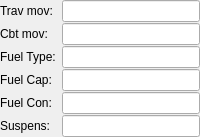
      <widget class="QWidget" name="movementWidget" native="true">
       <property name="sizePolicy">
        <sizepolicy hsizetype="Minimum" vsizetype="Minimum">
         <horstretch>0</horstretch>
         <verstretch>0</verstretch>
        </sizepolicy>
       </property>
       <layout class="QFormLayout" name="movementLayout">
        <property name="fieldGrowthPolicy">
         <enum>QFormLayout::ExpandingFieldsGrow</enum>
        </property>
        <property name="formAlignment">
         <set>Qt::AlignLeading|Qt::AlignLeft|Qt::AlignTop</set>
        </property>
        <property name="horizontalSpacing">
         <number>-1</number>
        </property>
        <property name="verticalSpacing">
         <number>1</number>
        </property>
        <property name="leftMargin">
         <number>0</number>
        </property>
        <property name="topMargin">
         <number>0</number>
        </property>
        <property name="rightMargin">
         <number>0</number>
        </property>
        <property name="bottomMargin">
         <number>0</number>
        </property>
        <item row="0" column="0">
         <widget class="QLabel" name="travelMoveLabel">
          <property name="sizePolicy">
           <sizepolicy hsizetype="Fixed" vsizetype="Preferred">
            <horstretch>0</horstretch>
            <verstretch>0</verstretch>
           </sizepolicy>
          </property>
          <property name="minimumSize">
           <size>
            <width>0</width>
            <height>0</height>
           </size>
          </property>
          <property name="text">
           <string>Trav mov:</string>
          </property>
          <property name="buddy">
           <cstring>travelMoveLineEdit</cstring>
          </property>
         </widget>
        </item>
        <item row="0" column="1">
         <widget class="QLineEdit" name="travelMoveLineEdit">
          <property name="sizePolicy">
           <sizepolicy hsizetype="Expanding" vsizetype="Minimum">
            <horstretch>0</horstretch>
            <verstretch>0</verstretch>
           </sizepolicy>
          </property>
          <property name="baseSize">
           <size>
            <width>50</width>
            <height>0</height>
           </size>
          </property>
          <property name="toolTip">
           <string>Travel movement. Road movement is followed by off-road movement and water speed, if applicable. For aerial vehicles high flight speed is followed by NOE speed.</string>
          </property>
          <property name="alignment">
           <set>Qt::AlignRight|Qt::AlignTrailing|Qt::AlignVCenter</set>
          </property>
          <property name="readOnly">
           <bool>true</bool>
          </property>
         </widget>
        </item>
        <item row="1" column="0">
         <widget class="QLabel" name="combatMoveLabel">
          <property name="sizePolicy">
           <sizepolicy hsizetype="Fixed" vsizetype="Preferred">
            <horstretch>0</horstretch>
            <verstretch>0</verstretch>
           </sizepolicy>
          </property>
          <property name="minimumSize">
           <size>
            <width>0</width>
            <height>0</height>
           </size>
          </property>
          <property name="text">
           <string>Cbt mov:</string>
          </property>
          <property name="buddy">
           <cstring>combatMoveLineEdit</cstring>
          </property>
         </widget>
        </item>
        <item row="1" column="1">
         <widget class="QLineEdit" name="combatMoveLineEdit">
          <property name="sizePolicy">
           <sizepolicy hsizetype="Expanding" vsizetype="Minimum">
            <horstretch>0</horstretch>
            <verstretch>0</verstretch>
           </sizepolicy>
          </property>
          <property name="baseSize">
           <size>
            <width>50</width>
            <height>0</height>
           </size>
          </property>
          <property name="toolTip">
           <string>Combat movement. Road movement is followed by off-road movement. For aerial vehicles high flight speed is followed by NOE speed.</string>
          </property>
          <property name="alignment">
           <set>Qt::AlignRight|Qt::AlignTrailing|Qt::AlignVCenter</set>
          </property>
          <property name="readOnly">
           <bool>true</bool>
          </property>
         </widget>
        </item>
        <item row="3" column="0">
         <widget class="QLabel" name="fuelTypeLabel">
          <property name="text">
           <string>Fuel Type:</string>
          </property>
          <property name="buddy">
           <cstring>fuelTypeLineEdit</cstring>
          </property>
         </widget>
        </item>
        <item row="3" column="1">
         <widget class="QLineEdit" name="fuelTypeLineEdit">
          <property name="sizePolicy">
           <sizepolicy hsizetype="Expanding" vsizetype="Minimum">
            <horstretch>0</horstretch>
            <verstretch>0</verstretch>
           </sizepolicy>
          </property>
          <property name="toolTip">
           <string>Types of fuel the vehicle can use (G: Gasoline, AvG: Aviation gasoline, D: Diesel, A: Alcohol - methanol and ethanol, C:Coal, W: Wood).</string>
          </property>
          <property name="alignment">
           <set>Qt::AlignRight|Qt::AlignTrailing|Qt::AlignVCenter</set>
          </property>
          <property name="readOnly">
           <bool>true</bool>
          </property>
         </widget>
        </item>
        <item row="4" column="0">
         <widget class="QLabel" name="fcapLabel">
          <property name="sizePolicy">
           <sizepolicy hsizetype="Fixed" vsizetype="Preferred">
            <horstretch>0</horstretch>
            <verstretch>0</verstretch>
           </sizepolicy>
          </property>
          <property name="minimumSize">
           <size>
            <width>0</width>
            <height>0</height>
           </size>
          </property>
          <property name="text">
           <string>Fuel Cap:</string>
          </property>
          <property name="buddy">
           <cstring>fcapLineEdit</cstring>
          </property>
         </widget>
        </item>
        <item row="4" column="1">
         <widget class="QLineEdit" name="fcapLineEdit">
          <property name="sizePolicy">
           <sizepolicy hsizetype="Expanding" vsizetype="Minimum">
            <horstretch>0</horstretch>
            <verstretch>0</verstretch>
           </sizepolicy>
          </property>
          <property name="baseSize">
           <size>
            <width>50</width>
            <height>0</height>
           </size>
          </property>
          <property name="toolTip">
           <string>Fuel capacity in liters.</string>
          </property>
          <property name="alignment">
           <set>Qt::AlignRight|Qt::AlignTrailing|Qt::AlignVCenter</set>
          </property>
          <property name="readOnly">
           <bool>true</bool>
          </property>
         </widget>
        </item>
        <item row="5" column="0">
         <widget class="QLabel" name="fconsLabel">
          <property name="sizePolicy">
           <sizepolicy hsizetype="Fixed" vsizetype="Preferred">
            <horstretch>0</horstretch>
            <verstretch>0</verstretch>
           </sizepolicy>
          </property>
          <property name="minimumSize">
           <size>
            <width>0</width>
            <height>0</height>
           </size>
          </property>
          <property name="text">
           <string>Fuel Con:</string>
          </property>
          <property name="buddy">
           <cstring>fconsLineEdit</cstring>
          </property>
         </widget>
        </item>
        <item row="5" column="1">
         <widget class="QLineEdit" name="fconsLineEdit">
          <property name="sizePolicy">
           <sizepolicy hsizetype="Expanding" vsizetype="Minimum">
            <horstretch>0</horstretch>
            <verstretch>0</verstretch>
           </sizepolicy>
          </property>
          <property name="baseSize">
           <size>
            <width>50</width>
            <height>0</height>
           </size>
          </property>
          <property name="toolTip">
           <string>Fuel consumption rate, in liters of gasoline per 4-hour period.</string>
          </property>
          <property name="alignment">
           <set>Qt::AlignRight|Qt::AlignTrailing|Qt::AlignVCenter</set>
          </property>
          <property name="readOnly">
           <bool>true</bool>
          </property>
         </widget>
        </item>
        <item row="6" column="0">
         <widget class="QLabel" name="suspLabel">
          <property name="sizePolicy">
           <sizepolicy hsizetype="Fixed" vsizetype="Preferred">
            <horstretch>0</horstretch>
            <verstretch>0</verstretch>
           </sizepolicy>
          </property>
          <property name="minimumSize">
           <size>
            <width>0</width>
            <height>0</height>
           </size>
          </property>
          <property name="text">
           <string>Suspens:</string>
          </property>
          <property name="buddy">
           <cstring>suspensionLineEdit</cstring>
          </property>
         </widget>
        </item>
        <item row="6" column="1">
         <widget class="QLineEdit" name="suspensionLineEdit">
          <property name="sizePolicy">
           <sizepolicy hsizetype="Expanding" vsizetype="Minimum">
            <horstretch>0</horstretch>
            <verstretch>0</verstretch>
           </sizepolicy>
          </property>
          <property name="baseSize">
           <size>
            <width>50</width>
            <height>0</height>
           </size>
          </property>
          <property name="toolTip">
           <string>Suspension type. W = wheel; T = Tracked; G = Grav, A = Air Cushion. The number following the suspension type is its armor rating or, if in parentheses,its cumulative damage level.</string>
          </property>
          <property name="alignment">
           <set>Qt::AlignRight|Qt::AlignTrailing|Qt::AlignVCenter</set>
          </property>
          <property name="readOnly">
           <bool>true</bool>
          </property>
         </widget>
        </item>
       </layout>
      </widget>
